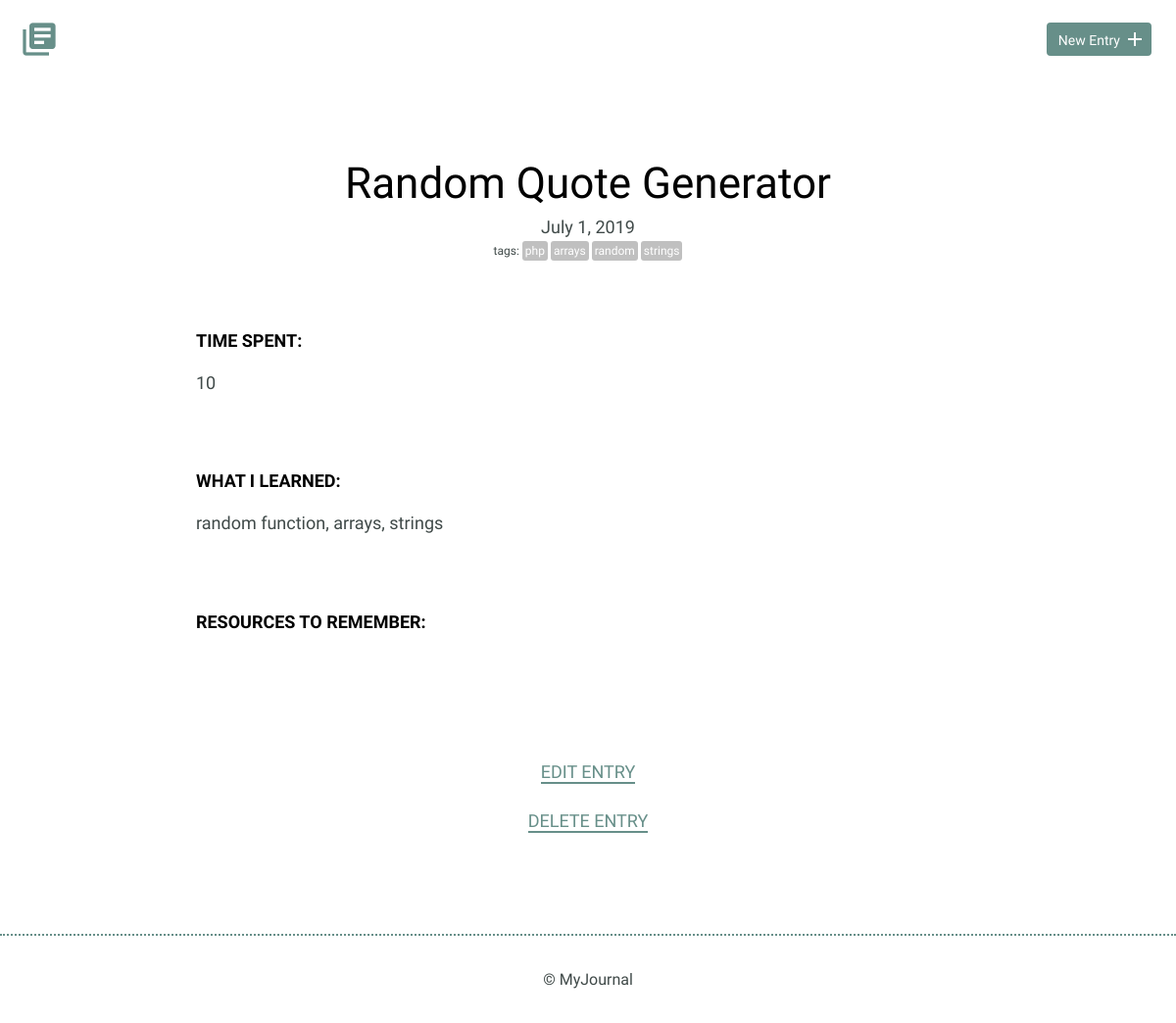
/detail.php?id=7, run on an earlier commit of the app's database.
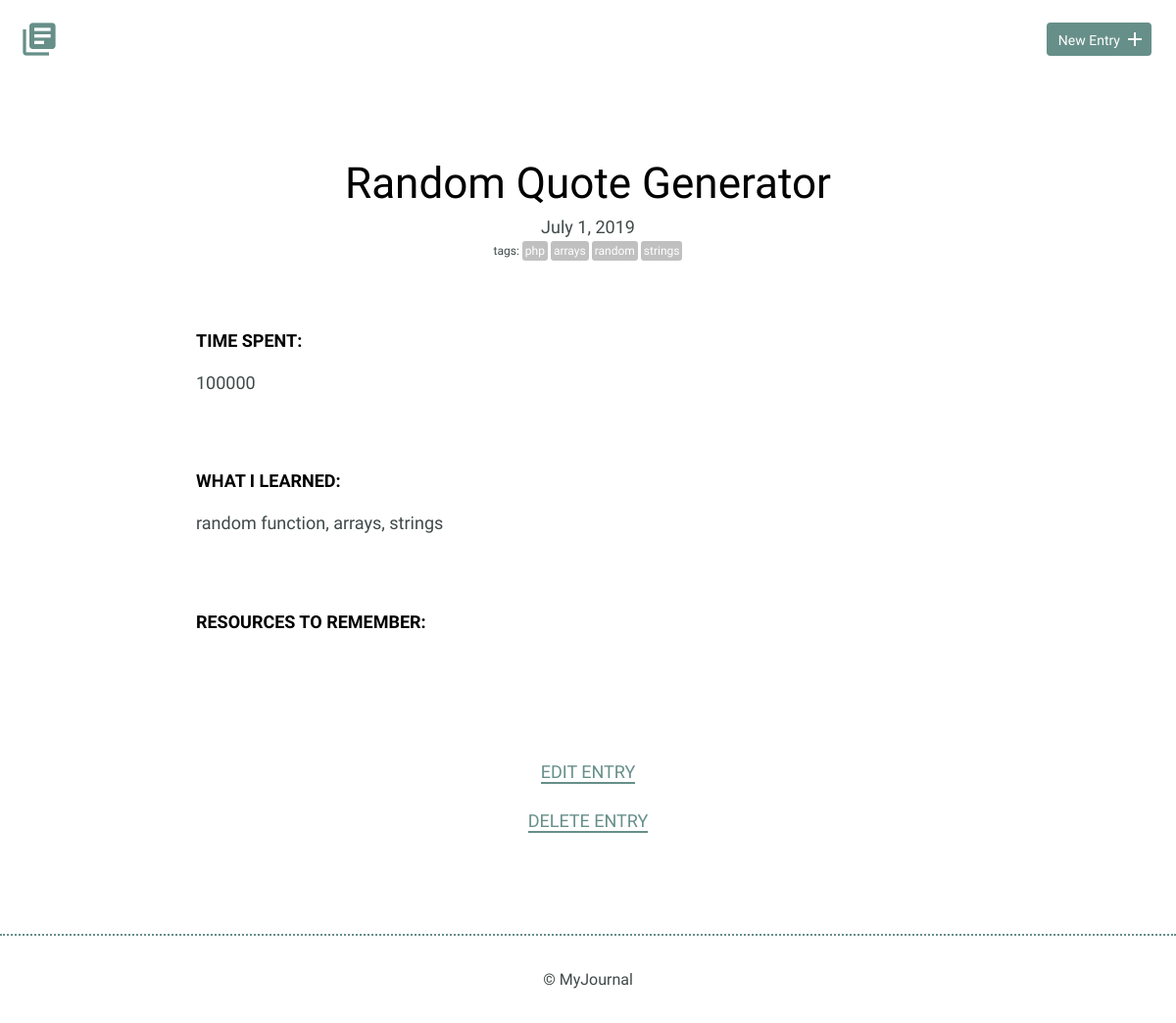
And on a later commit of the database.
### tables this page shows
CREATE TABLE "entries" (
	"id"	INTEGER NOT NULL PRIMARY KEY AUTOINCREMENT UNIQUE,
	"title"	TEXT,
	"date"	TEXT,
	"time_spent"	INTEGER,
	"learned"	BLOB,
	"resources"	BLOB
);

### detail.php (the view, shortened to what this page needs)
<?php
require_once("inc/database.php");
if(!empty($_GET['id'])) {
	$entry_id = intval($_GET['id']);
}
try {
	$results = $db->prepare('select * from entries where id = ?');
	$results->bindParam(1, $entry_id);
	$results->execute();
} catch(Exception $e) {
	echo $e->getMessage();
	die();
}
$entry = $results->fetch(PDO::FETCH_ASSOC);
?>
<!DOCTYPE html>
<html>
    <head>
        <link rel="stylesheet" href="css/normalize.css">
        <link rel="stylesheet" href="css/site.css">
    </head>
    <body>
		<?php include "inc/header.php"; ?>
        <section>
            <div class="container">
			<?php
			if ($entry) {
				$date = date('F j, Y', strtotime($entry["date"]));
				try {
					$tag_search = $db->query('SELECT tag FROM tags JOIN entries_tags ON tags.id = entries_tags.tag_id
																   JOIN entries ON entries_tags.entry_id = entries.id
																   WHERE entries.id = ' . $entry["id"]);
					$tag_search->execute();
					$tags = $tag_search->fetchAll(PDO::FETCH_ASSOC);
				} catch (Exception $e) {
					echo $e->getMessage();
					die();
				}
				echo <<<EOT
                <div class="entry-list single">
                    <article>
                        <h1>$entry[title]</h1>
                        <time datetime="2016-01-31">{$date}</time>
EOT;
						if (!empty($tags)) {
							echo '<div class="tag-container"><span class="tag-label">tags:</span>';
							foreach($tags as $tag) {
								echo '<span class="tag"><a href="index.php?tag=' . $tag["tag"] .
								'">' . $tag["tag"] . '</a></span>';
							}
							echo('</div>');
						}
				echo <<<EOT
                        <div class="entry">
                            <h3>Time Spent: </h3>
                            <p>$entry[time_spent]</p>
                        </div>
                        <div class="entry">
                            <h3>What I Learned:</h3>
                            <p>$entry[learned]</p>
                        </div>
                        <div class="entry">
                            <h3>Resources to Remember:</h3>
							<p>$entry[resources]</p>
                        </div>
                    </article>
                </div>
			</div>
			<div class="edit">
				<p><a href="edit.php?id=$entry[id]">Edit Entry</a></p>
				<p><a href="delete.php?id=$entry[id]" onclick="return confirm('Are you sure?')">Delete Entry</a></p>
			</div>
EOT;
			} else {
				echo('<h2 style="text-align: center">Could not find that entry</h1><br>');
			}
				?>
        </section>
        <?php include "inc/footer.php"; ?>
    </body>
</html>

What changed in the data, as far as the page shows it:
changed entries "Random Quote Generator": time_spent "10" → "100000"
